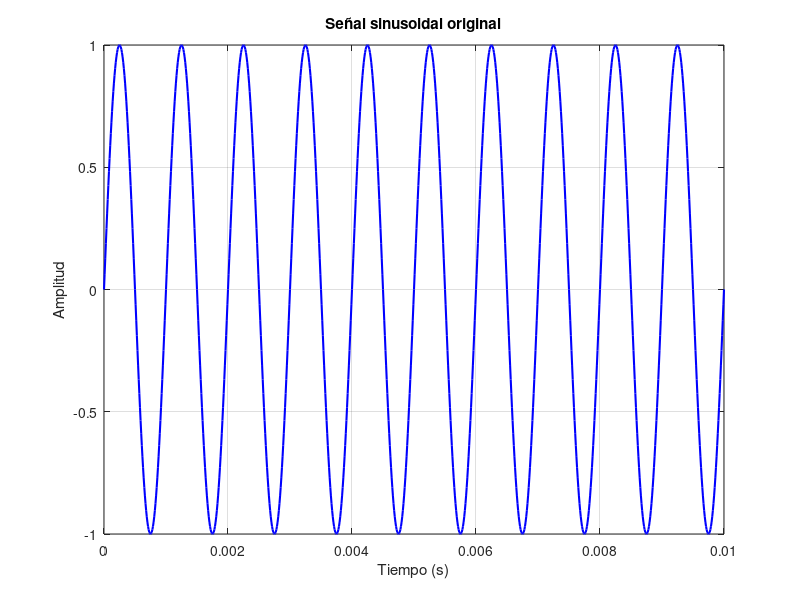
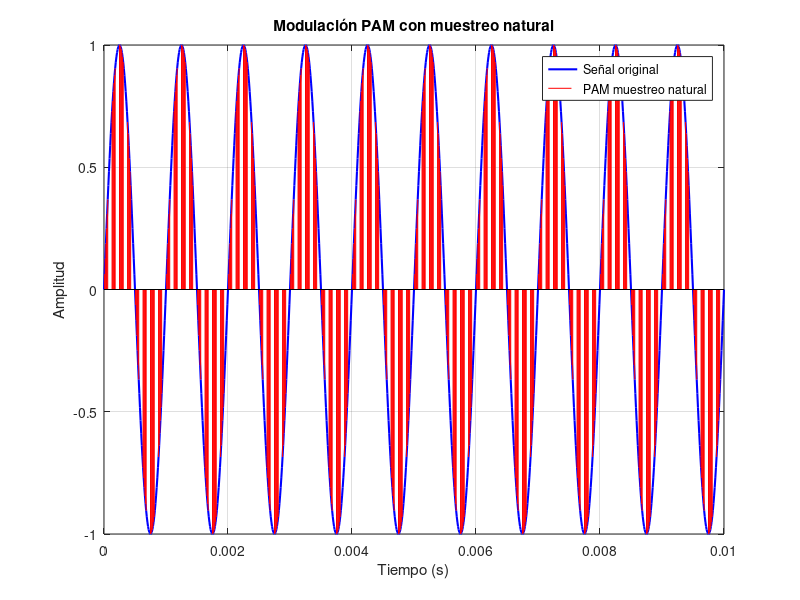
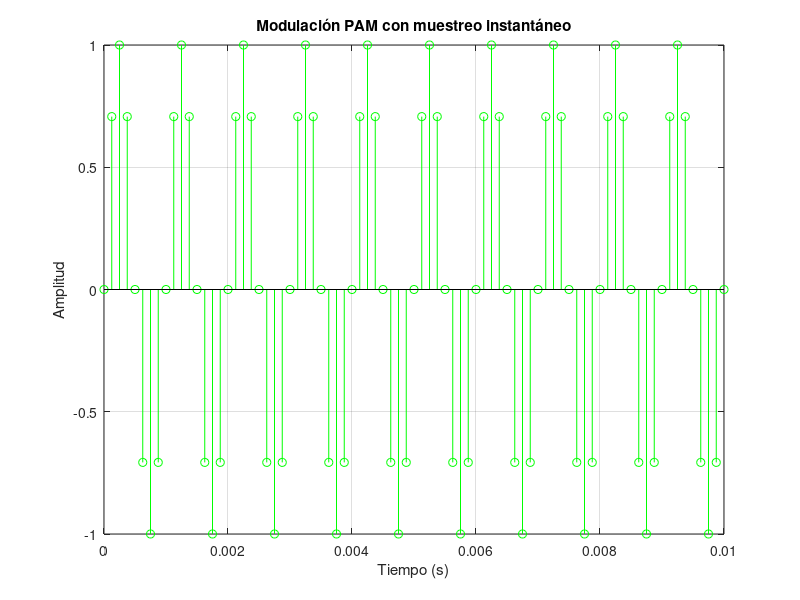
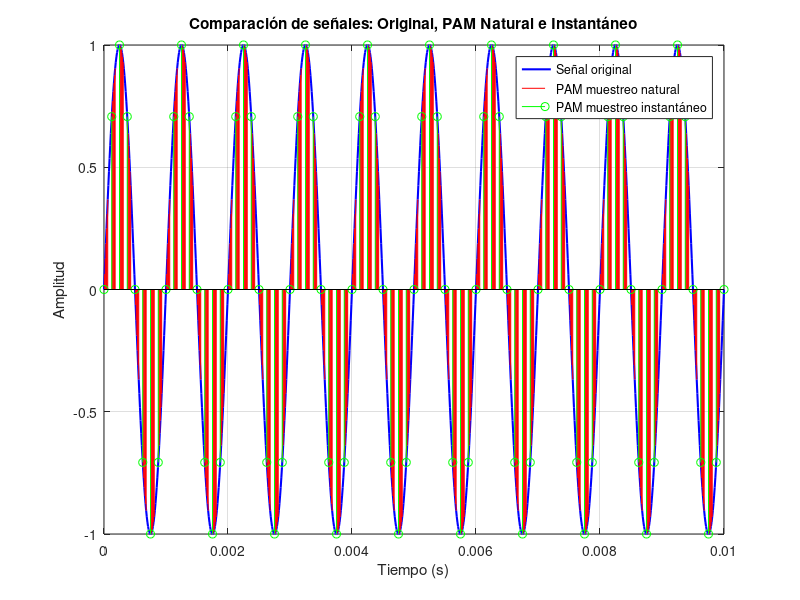

The MATLAB source for these figures, in order:
% Actividad 1: Generar una señal sinusoidal
A = 1;               % Amplitud de la señal
fc = 1000;           % Frecuencia de la señal (Hz)
ts = 1/100000;      % Intervalo de muestreo (10 µs)
t = 0:ts:0.01;      % Tiempo de simulación (10 ms)

% Generar señal sinusoidal
m_t = A * sin(2 * pi * fc * t);

% Gráfico de la señal original
figure;
plot(t, m_t, 'b', 'LineWidth', 1.5);
xlabel('Tiempo (s)'); ylabel('Amplitud');
title('Señal sinusoidal original');
grid on;


% Actividad 2: Muestreo natural (PAM con tren de pulsos)
fs = 8000;          % Frecuencia de muestreo (Hz)
Ts = 1/fs;          % Período de muestreo
d = 0.5;            % Ciclo de trabajo (50%)

% Generar tren de pulsos para muestreo natural
pulsos = (mod(t, Ts) < (d * Ts));
muestra_natural = m_t .* pulsos;

% Gráfico de la señal con muestreo natural
figure;
plot(t, m_t, 'b', 'LineWidth', 1.5); hold on;
stem(t, muestra_natural, 'r', 'Marker', 'none');
hold off;
legend('Señal original', 'PAM muestreo natural');
xlabel('Tiempo (s)'); ylabel('Amplitud');
title('Modulación PAM con muestreo natural');
grid on;


% Actividad 3: Muestreo instantáneo
% Generar instantes de muestreo
t_muestreo = 0:Ts:0.01;
muestra_instantanea = A * sin(2 * pi * fc * t_muestreo);

% Gráfico de la señal con muestreo instantáneo
figure;
stem(t_muestreo, muestra_instantanea, 'g', 'Marker', 'o');
xlabel('Tiempo (s)'); ylabel('Amplitud');
title('Modulación PAM con muestreo instantáneo');
grid on;


% Actividad 4: Comparación de señales originales y muestreadas
figure;
plot(t, m_t, 'b', 'LineWidth', 1.5); hold on;
stem(t, muestra_natural, 'r', 'Marker', 'none');
stem(t_muestreo, muestra_instantanea, 'g', 'Marker', 'o');
hold off;
legend('Señal original', 'PAM muestreo natural', 'PAM muestreo instantáneo');
xlabel('Tiempo (s)'); ylabel('Amplitud');
title('Comparación de señales: Original, PAM Natural e Instantáneo');
grid on;


% Actividad 5: Transformada de Fourier de las señales
NFFT = 2^nextpow2(length(t)); % Tamaño de FFT
f = linspace(0, fs/2, NFFT/2); % Escala de frecuencias positivas

% FFT de la señal original
M_f = abs(fft(m_t, NFFT)/length(t));

% FFT de la señal PAM con muestreo natural
M_nat_f = abs(fft(muestra_natural, NFFT)/length(t));

% FFT de la señal PAM con muestreo instantáneo
t_muestreo_padded = [t_muestreo, zeros(1, length(t) - length(t_muestreo))];
muestra_instantanea_padded = [muestra_instantanea, zeros(1, length(t) - length(t_muestreo))];
M_inst_f = abs(fft(muestra_instantanea_padded, NFFT)/length(t));

% Graficar transformadas
figure;
plot(f, M_f(1:NFFT/2), 'b', 'LineWidth', 1.5); hold on;
plot(f, M_nat_f(1:NFFT/2), 'r', 'LineWidth', 1.5);
plot(f, M_inst_f(1:NFFT/2), 'g', 'LineWidth', 1.5);
hold off;
legend('FFT Señal original', 'FFT PAM muestreo natural', 'FFT PAM muestreo instantáneo');
xlabel('Frecuencia (Hz)'); ylabel('Magnitud');
title('Espectros de frecuencia de las señales');
grid on;
